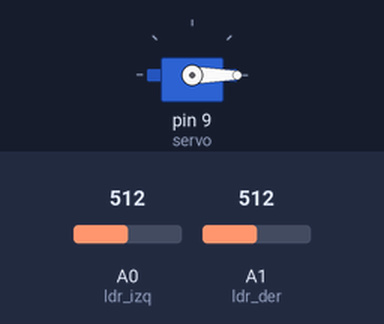
The sketch below on a simulated Arduino Uno, built with avr-gcc and run on an emulated ATmega328P. On the bench: servo. The inputs (shaded band) are chosen by the test bench; at power-on: A0 (ldr_izq) = 512, A1 (ldr_der) = 512.

Above: at 1.5 s.
1.6 s: A0 (ldr_izq) set to 716
At 4.39 s:
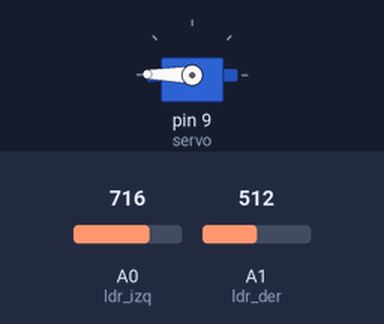
4.6 s: A1 (ldr_der) set to 900
At 4.93 s:
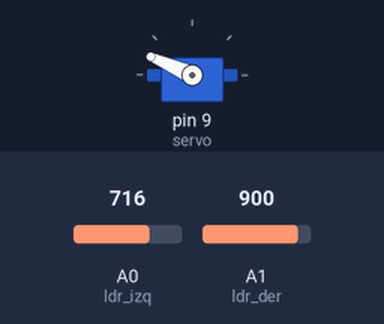
7.6 s: A1 (ldr_der) set to 306
At 7.79 s:
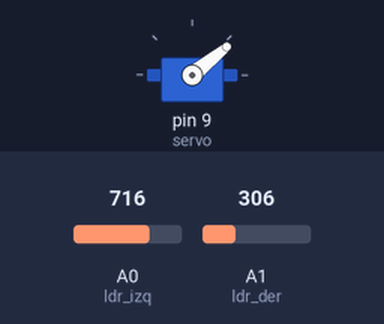
10.6 s: A0 (ldr_izq) set to 0
At 11.02 s:
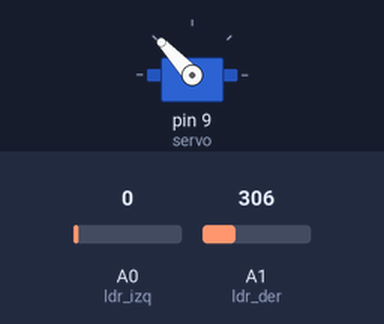
13.6 s: A0 (ldr_izq) set to 900
At 13.84 s:
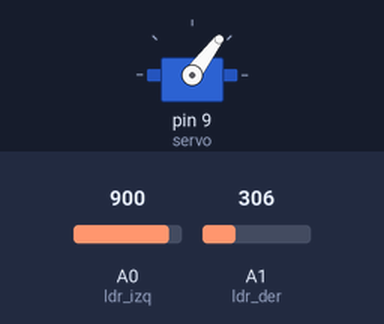
16.6 s: A0 (ldr_izq) set to 122
At 17.56 s:
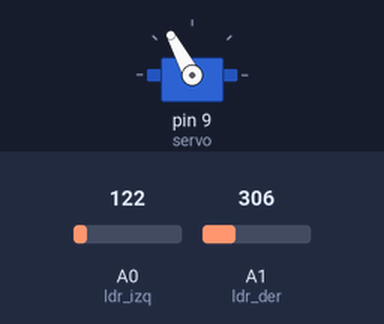
Timing chart, 0 to 20.6 s (numbered marks = the images above; inputs shaded):
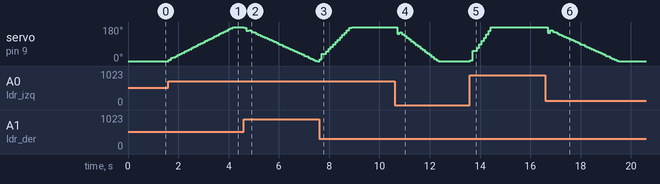

Measured:
- after the input at 1.6 s, servo on pin 9 (servo): moves from 0° to 179° over 2.5 s, starting at once
- after the input at 4.6 s, servo on pin 9 (servo): 179° → 176° at once, → 160° 0.09 s later, → 162° 0.09 s later, → 156° 0.09 s later, … (33 changes in this stretch)
- after the input at 7.6 s, servo on pin 9 (servo): moves from 0° to 179° over 1.3 s, starting at once
- after the input at 10.6 s, servo on pin 9 (servo): 179° → 178° at once, → 145° 0.09 s later, → 151° 0.09 s later, → 142° 0.09 s later, … (20 changes in this stretch)
- after the input at 13.6 s, servo on pin 9 (servo): 0° → 4° at once, → 55° 0.09 s later, → 53° 0.09 s later, → 71° 0.09 s later, … (11 changes in this stretch)
- after the input at 16.6 s, servo on pin 9 (servo): 179° → 149° after 0.10 s, → 162° 0.09 s later, → 156° 0.09 s later, → 151° 0.09 s later, … (32 changes in this stretch)

The sketch:

p8.ino
```cpp
#include <Servo.h>

//#define __DEBUG__

#ifndef DELAY_180_MS
#define DELAY_180_MS 300
#endif

// Pines
const uint8_t ldr_izq = A0;
const uint8_t ldr_der = A1;

// Parametros
const uint8_t err_min = 10;
const uint8_t n_lecturas = 40;

// Variables de control
Servo servo;
double kp, ki, kd;
double err_cum = 0.0;

// Variables de loop
uint8_t angulo = 0;
#ifdef __DEBUG__
uint8_t prev_angulo = 0;
#endif

/* Al final no hizo falta, pero la dejo aquí porque es útil para veces siguientes
// Función de mapeado de doubles
double map_double(double x, double in_min, double in_max, double out_min, double out_max){
    return ( (x - in_min) * (out_max - out_min) / (in_max - in_min) + out_min );
}
*/

// Configuraciones
void setup(){
    // pinModes
    pinMode(ldr_izq, INPUT);
    pinMode(ldr_der, INPUT);

    kp = ki = kd = 0.03;

    #ifdef __DEBUG__
    Serial.begin(250000);
    #endif

    servo.attach(9);
    servo.write(angulo = 0); // lo ponemos a 0 grados
    delay(DELAY_180_MS); // le damos el tiempo necesario para girar hasta 180 grados
}

double medir(){
    double err_diff = 0;
    double err_izq, err_der;

    for(uint8_t n = 0; n < n_lecturas; n++){
        // damos tiempo para la medida
        err_izq = analogRead(A0);
        delayMicroseconds(500);
        err_der = analogRead(A1);
        delayMicroseconds(500);

        // Calculamos la media (resultado parcial de cada vez)
        err_diff += (err_izq - err_der) / (double) n_lecturas;
    }

    return err_diff;

}

uint8_t pir(){
    static double last_err; // static se inicializa automaticamente a cero
    double err, err_tmp, new_angulo;

    err = medir();

    if(abs((int) floor(err)) < err_min){
        return angulo;
    }else{
        err_cum += err;
        err_cum = constrain(err_cum, (0.0), (179.0/ki));

        // Usamos err_tmp para no realizar calculos dentro de la macro contrain()
        // (es la recomendación que pone en la documentación de arduino así que por si acaso)

        err_tmp = ki*err_cum; // No nos hace falta hacer constrain porque lo hacemos arriba
        err_tmp += kp*err;
        err_tmp += kd*(err-last_err);

        new_angulo = constrain(err_tmp, 0.0, 179.9);

        last_err = err;

        return (uint8_t) floor(new_angulo);
    }
}


void loop(){
    #ifdef __DEBUG__
    prev_angulo = angulo;
    #endif

    servo.write(angulo = pir());

    #ifdef __DEBUG__
    if(angulo != prev_angulo){
        Serial.print("Angulo: ");
        Serial.println(angulo);
    }
    #endif

    delay(40);
}
```
